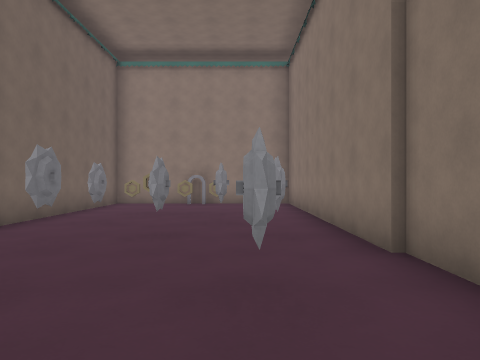
[1] (above)

15 first-person views from a walk through a Godot game level. The camera is 1.4 m above the floor, looks level and sees 70° across. The floor is counted in squares, 1.72 m on a side. Each view is taken from the middle of a square. On the plan, view 1 faces up. The plan holds only what a view shows up to about 11 squares ahead; the rest is blank. The place goes on beyond the plan.

[2]
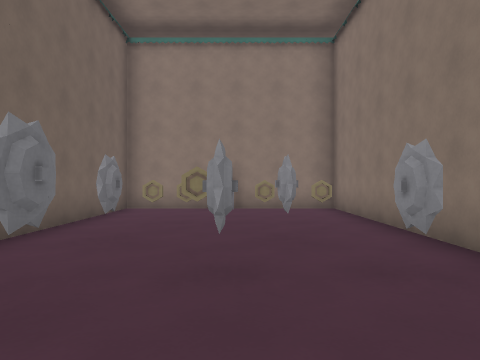

[3]
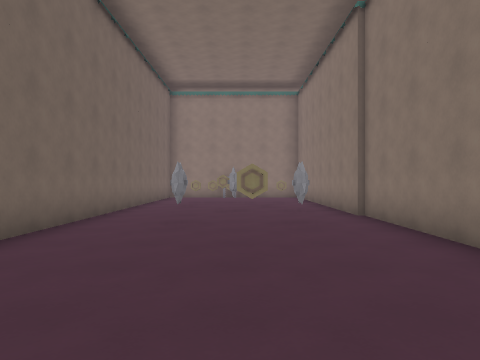

[4]
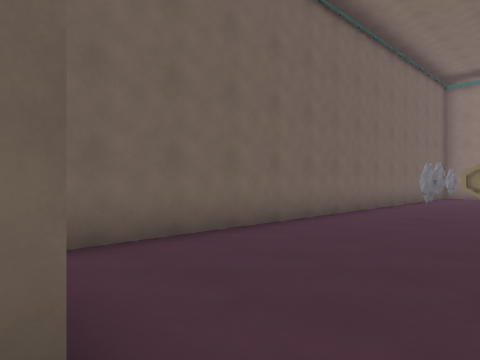

[5]
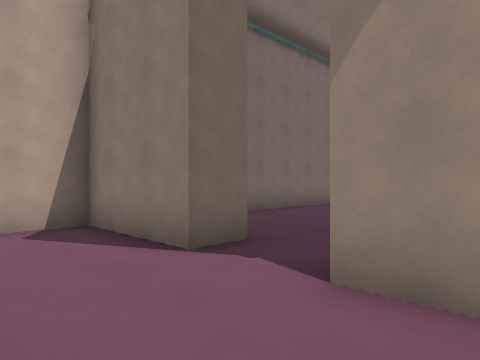

[6]
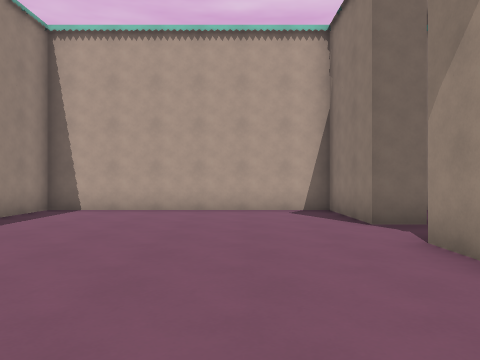

[7]
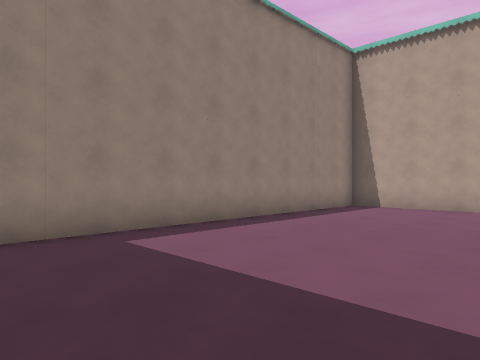

[8]
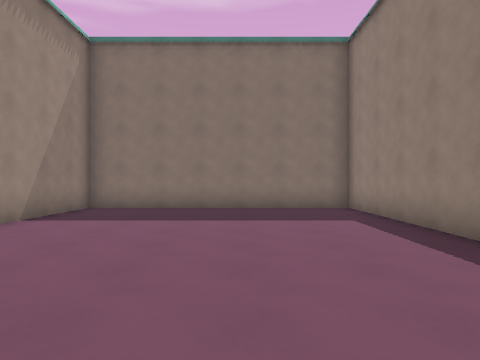

[9]
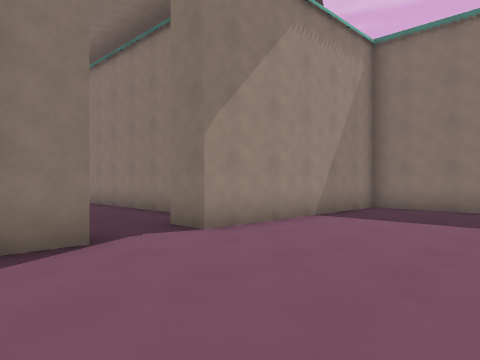

[10]
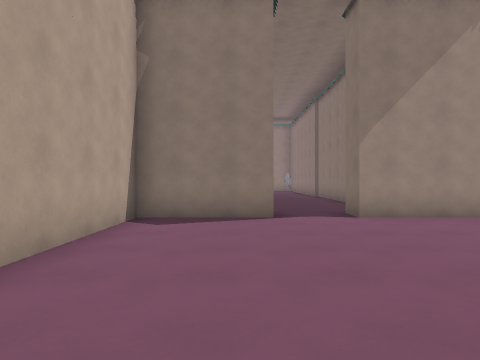

[11]
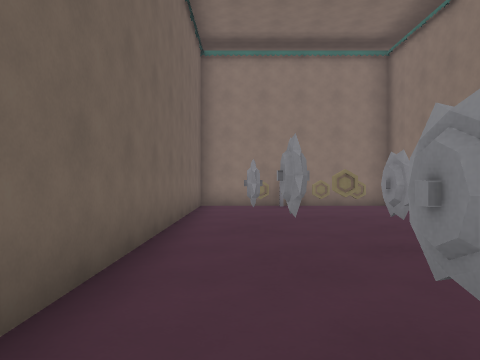

[12]
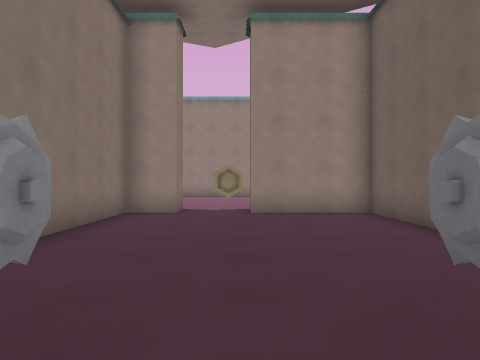

[13]
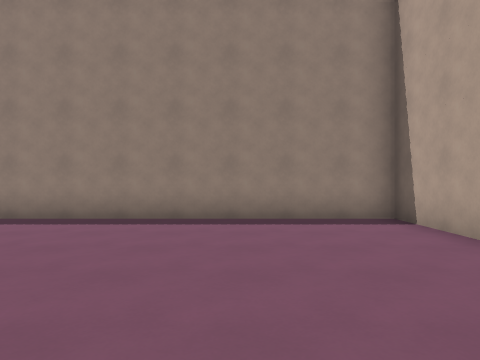

[14]
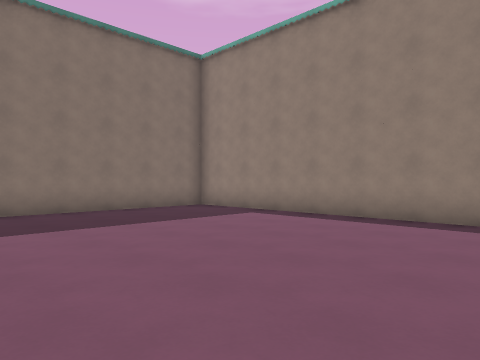

[15]
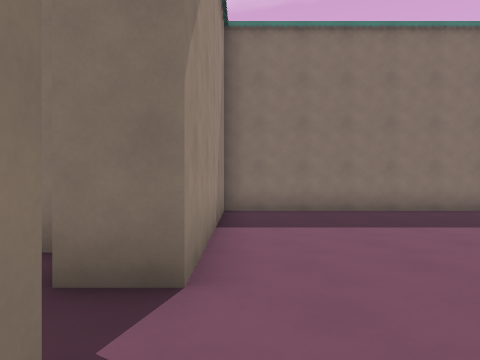

### Floor plan
Ten units are one square. View 1 is at (0, 0); x grows to the right and y downward. Boxes are objects, and circles mark ways between rooms. Rooms are numbered by the first view taken in them; rooms with no view inside come last. Other rooms are left out.
<svg viewBox="-47 -130 122 267">
<path fill="none" stroke="#000" d="M6 46 18 46 18 -118 -42 -118 -42 46 -13 46M-13 46 -13 56 -42 56 -42 132 70 132 70 56 6 56 6 46"/>
<rect x="-35" y="-75" width="10" height="10" fill="#bbb"><title>other object</title></rect>
<rect x="-35" y="-85" width="10" height="10" fill="#bbb"><title>coin</title></rect>
<rect x="-25" y="-25" width="10" height="10" fill="#bbb"><title>other object</title></rect>
<rect x="-25" y="-45" width="10" height="10" fill="#bbb"><title>other object</title></rect>
<rect x="-25" y="-85" width="10" height="10" fill="#bbb"><title>other object</title></rect>
<rect x="-15" y="-55" width="10" height="10" fill="#bbb"><title>other object</title></rect>
<rect x="-15" y="-65" width="10" height="10" fill="#bbb"><title>coin</title></rect>
<rect x="-15" y="-85" width="10" height="10" fill="#bbb"><title>coin</title></rect>
<rect x="-15" y="-125" width="10" height="10" fill="#bbb"><title>other object</title></rect>
<rect x="-5" y="-25" width="10" height="10" fill="#bbb"><title>other object</title></rect>
<rect x="-5" y="-75" width="10" height="10" fill="#bbb"><title>other object</title></rect>
<rect x="-5" y="-85" width="10" height="10" fill="#bbb"><title>coin</title></rect>
<rect x="5" y="-55" width="10" height="10" fill="#bbb"><title>other object</title></rect>
<circle cx="-5" cy="50" r="3" fill="#2a7"/>
<text x="-10" y="-40">1</text>
<text x="10" y="90">2</text>
</svg>
Room 1 opens to room 2.

Where each view was taken, in squares from view 1:
view 1: 0 up, 0 right, facing up
view 2: 2 up, 1 left, facing up
view 3: 4 down, 1 left, facing up
view 4: 5 down, 0 right, facing up-left
view 5: 8 down, 2 right, facing up-left
view 6: 8 down, 5 right, facing left
view 7: 8 down, 6 right, facing down-left
view 8: 10 down, 3 left, facing right
view 9: 10 down, 3 left, facing up-right
view 10: 13 down, 2 left, facing up
view 11: 1 up, 3 left, facing up
view 12: 4 up, 1 left, facing down
view 13: 6 down, 1 left, facing down
view 14: 6 down, 2 left, facing down-right
view 15: 6 down, 2 left, facing right
